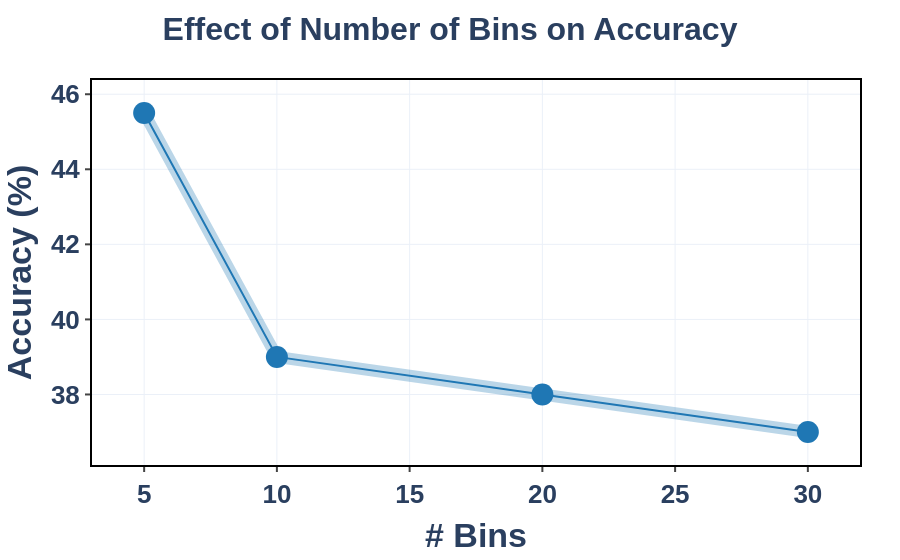

This figure's notebook cell:
### Code cell
# Set default template for a clean, paper-ready look
pio.templates.default = "plotly_white"

# Data from your table
data = {
    '# Bins': [5, 10, 20, 30],
    'Accuracy (%)': [45.50, 39.00, 38.00, 37.00]
}
df = pd.DataFrame(data)

# Define the style based on your example code (using 'PN Train' style)
main_color = 'rgba(31, 119, 180, 1)'  # Blue
bg_color = 'rgba(31, 119, 180, 0.3)' # Lighter, semi-transparent blue
marker_symbol = 'circle'

# Create the figure object
fig = go.Figure()

# Add the background trace (thick, semi-transparent line)
fig.add_trace(go.Scatter(
    x=df["# Bins"],
    y=df["Accuracy (%)"],
    mode='lines',
    line=dict(color=bg_color, width=12),
    hoverinfo='none' # Don't show hover info for the background line
))

# Add the foreground trace (thin line with markers)
fig.add_trace(go.Scatter(
    x=df["# Bins"],
    y=df["Accuracy (%)"],
    mode='lines+markers',
    name='Accuracy',
    line=dict(color=main_color, width=2),
    marker=dict(
        color=main_color,
        symbol=marker_symbol,
        size=22
    )
))

# Apply the detailed layout and styling from your example
fig.update_layout(
    title=dict(
        text='<b>Effect of Number of Bins on Accuracy</b>',
        x=0.5,
        font=dict(size=32)
    ),
    xaxis_title='<b># Bins</b>',
    yaxis_title='<b>Accuracy (%)</b>',
    font=dict(size=28, family="Arial, sans-serif"),
    showlegend=False,
    margin=dict(l=80, r=40, t=80, b=80),
    paper_bgcolor="white",
    plot_bgcolor="white",
)

# Style the X and Y axes
fig.update_xaxes(
    showline=True,
    linewidth=2,
    linecolor='black',
    mirror=True,
    ticks="outside",
    tickwidth=2,
    tickfont=dict(size=26, weight='bold')
)
fig.update_yaxes(
    showline=True,
    linewidth=2,
    linecolor='black',
    mirror=True,
    ticks="outside",
    tickwidth=2,
    tickfont=dict(size=26, weight='bold')
)

# Save the figure as a static image
fig.write_image("styled_bins_vs_accuracy.png", scale=3)

fig.show()

### Figure 1 — Plotly figure (JSON) as saved in the notebook; plotly's stock layout.template omitted (floating-point values rounded to 4 significant figures)
{"data": [{"hoverinfo": "none", "line": {"color": "rgba(31, 119, 180, 0.3)", "width": 12}, "mode": "lines", "type": "scatter", "x": [5, 10, 20, 30], "y": [45.5, 39.0, 38.0, 37.0]}, {"line": {"color": "rgba(31, 119, 180, 1)", "width": 2}, "marker": {"color": "rgba(31, 119, 180, 1)", "size": 22, "symbol": "circle"}, "mode": "lines+markers", "name": "Accuracy", "type": "scatter", "x": [5, 10, 20, 30], "y": [45.5, 39.0, 38.0, 37.0]}], "layout": {"font": {"family": "Arial, sans-serif", "size": 28}, "margin": {"b": 80, "l": 80, "r": 40, "t": 80}, "paper_bgcolor": "white", "plot_bgcolor": "white", "showlegend": false, "title": {"font": {"size": 32}, "text": "<b>Effect of Number of Bins on Accuracy</b>", "x": 0.5}, "xaxis": {"linecolor": "black", "linewidth": 2, "mirror": true, "showline": true, "tickfont": {"size": 26, "weight": "bold"}, "ticks": "outside", "tickwidth": 2, "title": {"text": "<b># Bins</b>"}}, "yaxis": {"linecolor": "black", "linewidth": 2, "mirror": true, "showline": true, "tickfont": {"size": 26, "weight": "bold"}, "ticks": "outside", "tickwidth": 2, "title": {"text": "<b>Accuracy (%)</b>"}}}}
